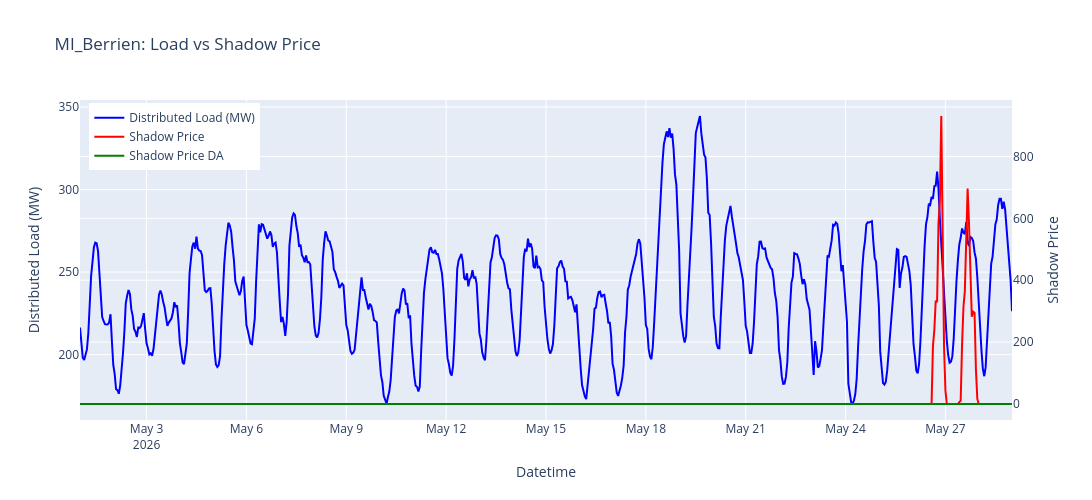

The code cell stored with this chart in its notebook:
### Code cell
df = county_load_shadow_price.copy()

node = "MI_Berrien"

sub = df[df["county_name"] == node].copy()

# ensure datetime is sorted
sub["datetime_ending_ept"] = pd.to_datetime(sub["datetime_ending_ept"])
sub = sub.sort_values("datetime_ending_ept")

fig = go.Figure()

# Left y-axis: distributed load
fig.add_trace(
    go.Scatter(
        x=sub["datetime_ending_ept"],
        y=sub["distributed_load_mw"],
        name="Distributed Load (MW)",
        line=dict(color="blue"),
        yaxis="y1"
    )
)

# Right y-axis: shadow price
fig.add_trace(
    go.Scatter(
        x=sub["datetime_ending_ept"],
        y=sub["shadow_price"],
        name="Shadow Price",
        line=dict(color="red"),
        yaxis="y2"
    )
)


fig.add_trace(
    go.Scatter(
        x=sub["datetime_ending_ept"],
        y=sub["shadow_price_DA"],
        name="Shadow Price DA",
        line=dict(color="green"),
        yaxis="y2"
    )
)

# Layout with dual axis
fig.update_layout(
    title=f"{node}: Load vs Shadow Price",
    xaxis=dict(title="Datetime"),
    
    yaxis=dict(
        title="Distributed Load (MW)",
        side="left"
    ),
    
    yaxis2=dict(
        title="Shadow Price",
        overlaying="y",
        side="right"
    ),
    
    legend=dict(x=0.01, y=0.99),
    height=500,
    width=2000
)

fig.show()

### Figure 1 — Plotly figure (JSON) as saved in the notebook; plotly's stock layout.template omitted (floating-point values rounded to 4 significant figures; data arrays with more than 128 entries replaced by an {"elided": "..."} marker saying what was removed)
{"data": [{"line": {"color": "blue"}, "name": "Distributed Load (MW)", "type": "scatter", "x": {"elided": "673 str values"}, "y": {"elided": "673 float values"}, "yaxis": "y"}, {"line": {"color": "red"}, "name": "Shadow Price", "type": "scatter", "x": {"elided": "673 str values"}, "y": {"elided": "673 float values"}, "yaxis": "y2"}, {"line": {"color": "green"}, "name": "Shadow Price DA", "type": "scatter", "x": {"elided": "673 str values"}, "y": {"elided": "673 float values"}, "yaxis": "y2"}], "layout": {"height": 500, "legend": {"x": 0.01, "y": 0.99}, "title": {"text": "MI_Berrien: Load vs Shadow Price"}, "width": 2000, "xaxis": {"title": {"text": "Datetime"}}, "yaxis": {"side": "left", "title": {"text": "Distributed Load (MW)"}}, "yaxis2": {"overlaying": "y", "side": "right", "title": {"text": "Shadow Price"}}}}
